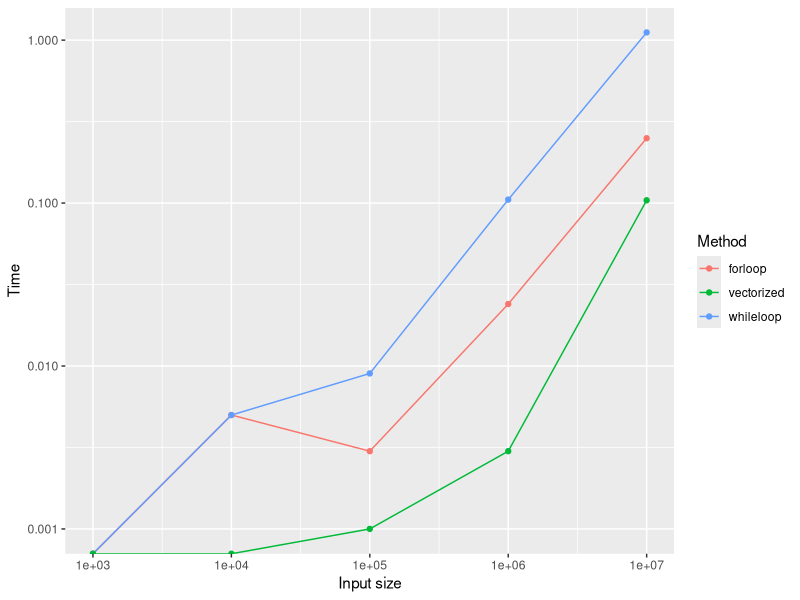

Reproduce this figure in R.
rm(list=ls())
# set.seed(43) # comment for non repeatable experiment
# ########################################### #
# Search positions fo occurrencies of target  #
# in a vector                                 #
# Loops (for and while) vs vectorised         #
# ########################################### #
# Includes ggplot example                     #
# ########################################### #
# #################### #
# search_in_vector_for #
# #################### #
# Parameters v:      vector of values,
#     target: value to be found
# Output
#     found:  positions where target is found
#             vector of integers, empty if not found, 
#             with values between 1 and length of v 
#             if found
# Uses
#     n_found: number of occurrencies of target in v
#     i: index on v
#     
# Algo
# set n_found to 0
# create empty vector "found"
# repeat varying i from 1 to length of v
#    if the position i of v is equal to target
#       increment n_found by 1
#       set the n_found position of found to i
# return the vector "found"
# 
search_in_vector_for <- function(v, target) {
  # initialization
  n_found <- 0 # at the moment, none is found
  found <- vector(mode = "integer") # prepares an empty vector
  # search loop
  for (i in seq_along(v)) {
    if (v[i] == target) {
      # when the current position is equal to target
      #   store current i in found at new position n_found
      n_found <- n_found + 1
      found[n_found] <- i
    } # if (v[i] == target)
  } # for (i in seq_along(v))
  return(found)
} # search_in_vector_for: end

search_in_vector_while <- function(v, target) {
  # initialization
  n_found <- 0 # at the moment, none is found
  found <- vector(mode = "integer") # prepares an empty vector
  i <- 1
  # search loop
  while (i <= length(v)) {
    if (v[i] == target) {
      # when the current position is equal to target
      #   store current i in found at new position n_found
      n_found <- n_found + 1
      found[n_found] <- i
    } # if (v[i] == target)
    i <- i+1
  } # while
  return(found)
} # search_in_vector_while: end

# #####################
# search_in_vector_vec    #
# #####################
# Parameters v:      vector of values,
#     target: value to be found
# Output
#     found:  positions where target is found
#             vector of integers, empty if not found, 
#             with values between 1 and length of v 
#             if found
# Uses
#     found: vector of positions where target is found in v
#     i: index on v
#     
# Algo
# create empty vector "found"
# repeat varying i from 1 to length of v
#    if the position i of v is equal to target
#       increment n_found by 1
#       set the n_found position of found to i
# return the vector "found"
# 
search_in_vector_vec <- function(v, target) {
  # initialization
  found <- which(v == target)
  # search loop
  return(found)
} # search_in_vector_vec: end

# ### test program ### #
# with data collection and plot
m <- 100 # the domain of the values in the search vector is 1:100

range <- 3:7      # range of exponents
sizes <- 10^range # exponential sequence of sizes
# structure for the collection of running times
times <- data.frame(size       = sizes,
                    forloop    = numeric(length=length(range)),
                    whileloop  = numeric(length=length(range)),
                    vectorized = numeric(length=length(range))
) # times data frame

# loop on experiment sizes
for (i in seq_along(sizes)){
  target <- sample.int(m, size = 1) # prepare target
  v <- sample.int(m, size = sizes[i], replace = T) # prepare the vector to search
  cat("Testing size ", sizes[i], "\n")
  cat(".")
  times$vectorized[i] <- system.time(f <- search_in_vector_vec(v, target))[3]
  cat(".")
  times$forloop[i] <- system.time(f <- search_in_vector_for(v, target))[3]
  cat(".")
  times$whileloop[i] <- system.time(f <- search_in_vector_while(v, target))[3]
  cat("\n")
} # loop on experiment sizes

# times[ , -1][times[ , -1] == 0] <- NA

# install.packages("tidyverse")
library(tidyverse)

times_long <- pivot_longer(
  times,
  cols = -size,
  names_to = "method",
  values_to = "time"
)
# ### Explanation ### #
# ggplot wants the data in "tidy format"
# the last three columns are y values obtained
# with three different methods for the same x (size)
# 
# size | forloop | whileloop | vectorized
# -----+---------+-----------+------------
#   100 |   0.10  |   0.12    |   0.01
#  1000 |   1.20  |   1.10    |   0.05
#  
#  this representation is transformed into the tidy format
#  with 
#  pivot_longer(
#    cols = -size, # the column that is maintained
#    names_to = "method", # the column labeling the three
#                           dependent variables
#    values_to = "time"   # the name of the new dependent variable
#  )
#  size | method     | time
# -----+------------+------
#   100 | forloop    | 0.10
#   100 | whileloop  | 0.12
#   100 | vectorized | 0.01
#  1000 | forloop    | 1.20
#  1000 | whileloop  | 1.10
#  1000 | vectorized | 0.05

# ### structural view ### #
# WIDE TABLE                          LONG TABLE
# -----------                         ------------------------
# (size, f, w, v)      ───────▶       (size, method, value)
# 
# columns → rows                      column names → values
# values stay values                  values stay values
# 
# Or more formally:
# Original:    (id, c1, c2, ..., ck)
# Transformed: (id, key, value)
# where:
#   key ∈ {c1, ..., ck}
# value = corresponding cell
# 
# Key intuition
# pivot_longer(): moves information from the schema (column names)
#                 → into data (rows in a “key” column)
# 
# This is why it’s essential for ggplot2:
#   ggplot expects variables to be columns, not encoded in column names.

# now we can pass times_long to ggplot
ggplot(times_long, aes(x = size, y = time, color = method)) +
  geom_line() +    # plot with lines
  geom_point() +   # plot the actual points on the lines
  scale_x_log10() + # logarithmic scale on x
  scale_y_log10() + # logarithmic scale on y
  labs(#title = "Loops vs vectorized execution times",
    x = "Input size", y = "Time", color = "Method")  # set labels
